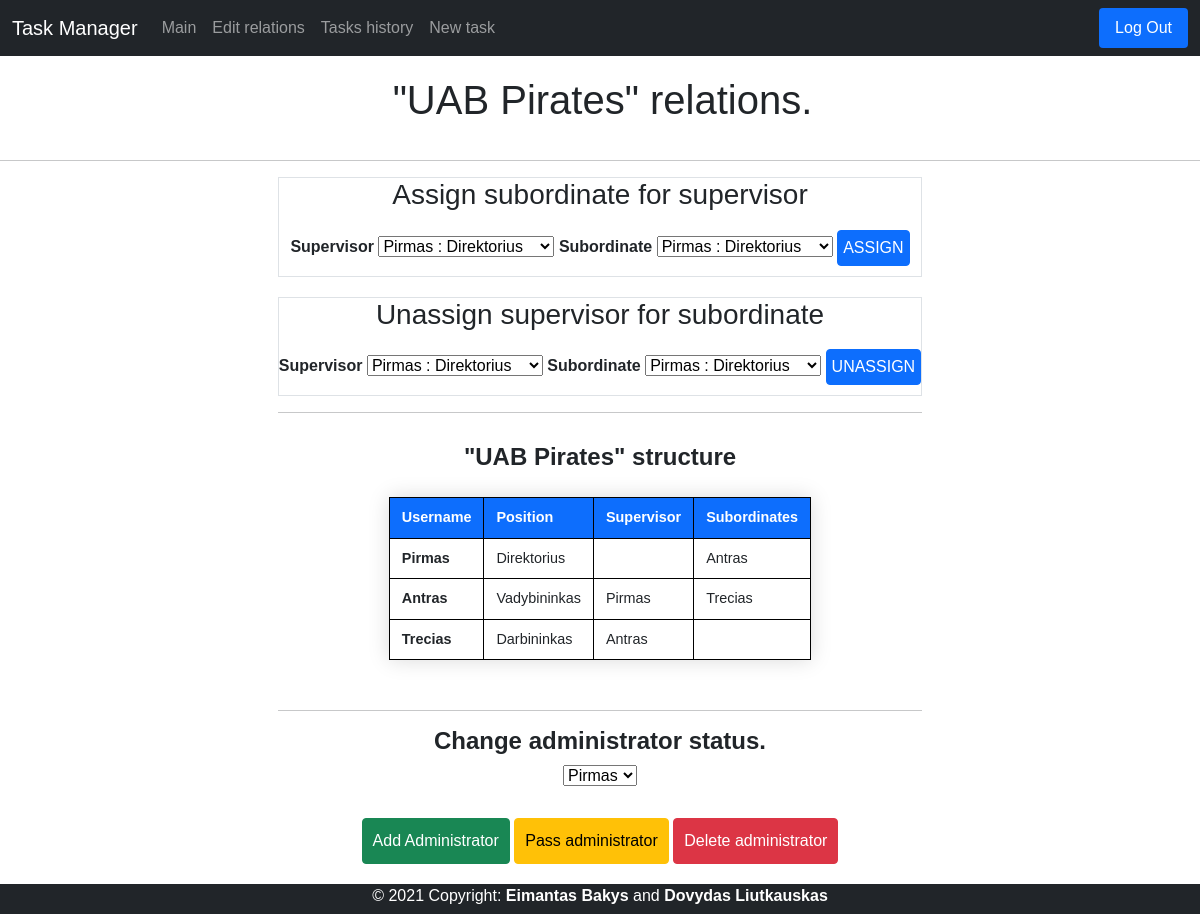
The page /relations (signed in) on the database its author committed.
### tables this page shows
CREATE TABLE users(user_id INTEGER PRIMARY KEY, name TEXT NOT NULL UNIQUE, hash TEXT NOT NULL, position TEXT, company TEXT, administrator INTEGER);

### application.py (the view, shortened to what this page needs)
@app.route("/relations", methods=["GET", "POST"])
def relations():
    if request.method == "GET":
        connection = sqlite3.connect('data.db')
        db = connection.cursor()
        db.execute(
            "SELECT * FROM users WHERE user_id = ?", (session["user_id"],))
        user_row = db.fetchone()
        db.execute("SELECT * FROM users WHERE company = ?", (user_row[4],))
        rows = db.fetchall()
        db.execute("SELECT * FROM relations")
        relations = db.fetchall()
        db.execute(
            "SELECT users.user_id, users.name, users.position, users.company, relations.supervisors_id, relations.subordinates_id FROM users INNER JOIN relations ON users.user_id = relations.user_id")
        joined_rows = db.fetchall()
        return render_template("relations.html", rows=rows, relations=relations, joined_rows=joined_rows, user=user_row)

### templates/relations.html (shortened to what this page needs)
{% extends "layout.html" %}
{% block main %}
<h1 class="pageTitle">"{{ rows[0][4] }}" relations.</h1>
<hr>
<div class="container-1">
    <center>
        {% if user[5] == 1 %}
        <div>
            <form class="border" action="/relations" method="POST">
                <h3>Assign subordinate for supervisor</h3>
                <label>Supervisor</label>
                <select name="new_supervisor">
                    {% if rows is not none %}
                    {% for row in rows %}
                    <option value="{{ row[0] }}">{{ row[1] }} : {{ row[3] }}</option>
                    {% endfor %}
                    {% endif %}
                </select>
                <label>Subordinate</label>
                <select name="new_subordinate">
                    {% if rows is not none %}
                    {% for row in rows %}
                    <option value="{{ row[0] }}">{{ row[1] }} : {{ row[3] }}</option>
                    {% endfor %}
                    {% endif %}
                </select>
                {% if user[5] == 1 %}
                <button type="submit" class="btn btn-primary" style="padding: 5px; margin-bottom: 10px;">ASSIGN</button>
                {% else %}
                <button type="submit" class="btn btn-primary" style="padding: 5px; margin-bottom: 10px;" disabled>ASSIGN</button>
                {% endif %}
            </form>
        </div>
        <div>
            <form class="border" action="/unassign" method="POST" style="margin-top: 20px;">
                <h3>Unassign supervisor for subordinate</h3>
                <label>Supervisor</label>
                <select name="selected_supervisors_id">
                    {% if rows is not none %}
                    {% for row in rows %}
                    <option value="{{ row[0] }}">{{ row[1] }} : {{ row[3] }}</option>
                    {% endfor %}
                    {% endif %}
                </select>
                <label>Subordinate</label>
                <select name="selected_subordinates_id">
                    {% if rows is not none %}
                    {% for row in rows %}
                    <option value="{{ row[0] }}">{{ row[1] }} : {{ row[3] }}</option>
                    {% endfor %}
                    {% endif %}
                </select>
                {% if user[5] == 1 %}
                <button type="submit" class="btn btn-primary" style="padding: 5px; margin-bottom: 10px;">UNASSIGN</button>
                {% else %}
                <button type="submit" class="btn btn-primary" style="padding: 5px; margin-bottom: 10px;" disabled>UNASSIGN</button>
                {% endif %}
            </form>
        </div>
        <hr>
        {% endif %}
        <h4 style="margin-top: 30px;"><b>"{{ rows[0][4] }}" structure</b></h4>
        <table class="styled-table">
            <thead>
            <tr>
                <th class="borderr">Username</th>
                <th class="borderr">Position</th>
                <th class="borderr">Supervisor</th>
                <th class="borderr">Subordinates</th>
            </tr>
            </thead>
            {% if joined_rows is not none %}
            {% for row2 in rows %}
            <tbody>
            <tr class="borderr">
                <th class="borderr">
                    {{ row2[1] }}
                </th>
                <td class="borderr">
                    {{ row2[3] }}
                </td>
                <td class="borderr">
                    {% for joined_row in joined_rows %}
                    {% if row2[0] == joined_row[0] %}
                    {% for row3 in rows %}
                    {% if joined_row[4] == row3[0] %}
                    {{ row3[1] }}
                    {% endif %}
                    {% endfor %}
                    {% endif %}
                    {% endfor %}
                </td>
                <td class="borderr">
                    {% for joined_row in joined_rows %}
                    {% if row2[0] == joined_row[0] %}
                    {% for row3 in rows %}
                    {% if joined_row[5] == row3[0] %}
                    {{ row3[1] }}
                    {% endif %}
                    {% endfor %}
                    {% endif %}
                    {% endfor %}
                </td>
            </tr>
            </tbody>
            {% endfor %}
            {% endif %}
        </table>
        {% if user[5] == 1 %}
        <hr>
        <h4><b>Change administrator status.</b></h4>
        <form action="/administrator" method="POST" style="margin-bottom: 50px;">
            <select name="user_id">
                {% if joined_rows is not none %}
                {% for row in rows %}
                <option value="{{ row[0]}}">{{ row[1] }}</option>
                {% endfor %}
                {% endif %}
            </select>
            <br>
            <button type="submit" class="btn btn-success" style="margin-top: 30px;" name="decision" value="add" data-bs-toggle="tooltip" data-bs-placement="top"
             title="Add administrator status to selected user (keeping your status as administrator)">Add Administrator</button>
            <button type="submit" class="btn btn-warning" style="margin-top: 30px;" name="decision" value="pass" data-bs-toggle="tooltip" data-bs-placement="top"
             title="You will lose your status as 'administrator' passing it to selected user.">Pass administrator</button>
             <button type="submit" class="btn btn-danger" name="decision" style="margin-top: 30px;" value="delete" data-bs-toggle="tooltip" data-bs-placement="top"
             title="You will delete 'administartor' status for selected user">Delete administrator</button>
        </form>
        {% endif %}
    </center>
</div>
{% endblock %}

### static/styles.css (style rules this page uses)
.pageTitle { padding: 20px; text-align: center; margin-left: 5px; }
label { font-weight: bold; padding-top: 10px; }
.btn { padding: 10px; margin-top: 10px; }
.container-1 { display: flex; justify-content: center; }
.borderr { border: 1px solid black; }
body { font-family: Verdana, Geneva, Tahoma, sans-serif }
.styled-table { border-collapse: collapse; margin: 25px 0; font-size: 0.9em; font-family: sans-serif; min-width: 400px; box-shadow: 0 0 20px rgba(0, 0, 0, 0.15); margin-bottom: 50px; }
.styled-table thead tr { background-color: #0D6EFD; color: #ffffff; text-align: left; }
.styled-table th, .styled-table td { padding: 9px 12px; }

### rows shown on the page
users: company "UAB Pirates", name "Pirmas", position "Direktorius"
users: name "Antras", position "Vadybininkas"
users: name "Trecias", position "Darbininkas"

### other values the page prints
form field new_supervisor "Pirmas : Direktorius"
form field new_subordinate "Pirmas : Direktorius"
form field selected_supervisors_id "Pirmas : Direktorius"
form field selected_subordinates_id "Pirmas : Direktorius"
form field user_id "Pirmas"
